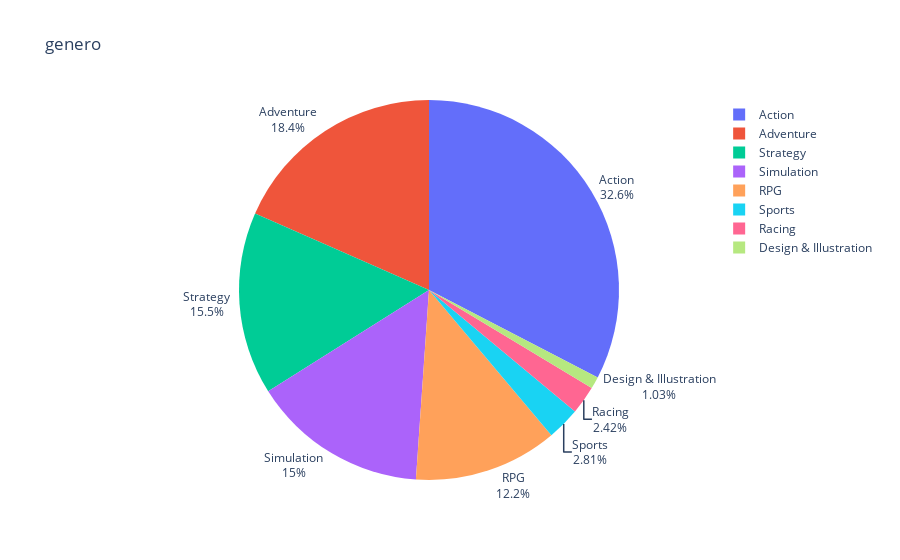

Notebook code cell kept with this figure:
### Code cell
showPiePx(juegos_sin_indie.genero, max=8)

### Figure 1 — Plotly figure (JSON) as saved in the notebook; plotly's stock layout.template omitted (floating-point values rounded to 4 significant figures)
{"data": [{"domain": {"x": [0, 1], "y": [0, 1]}, "hovertemplate": "valor=%{label}<br>ocurrencia=%{value}<extra></extra>", "labels": ["Action", "Adventure", "Strategy", "Simulation", "RPG", "Sports", "Racing", "Design &amp; Illustration"], "legendgroup": "", "name": "", "showlegend": true, "textinfo": "percent+label", "textposition": "outside", "type": "pie", "values": [14601, 8242, 6957, 6699, 5479, 1257, 1083, 460]}], "layout": {"legend": {"tracegroupgap": 0}, "title": {"text": "genero"}}}
